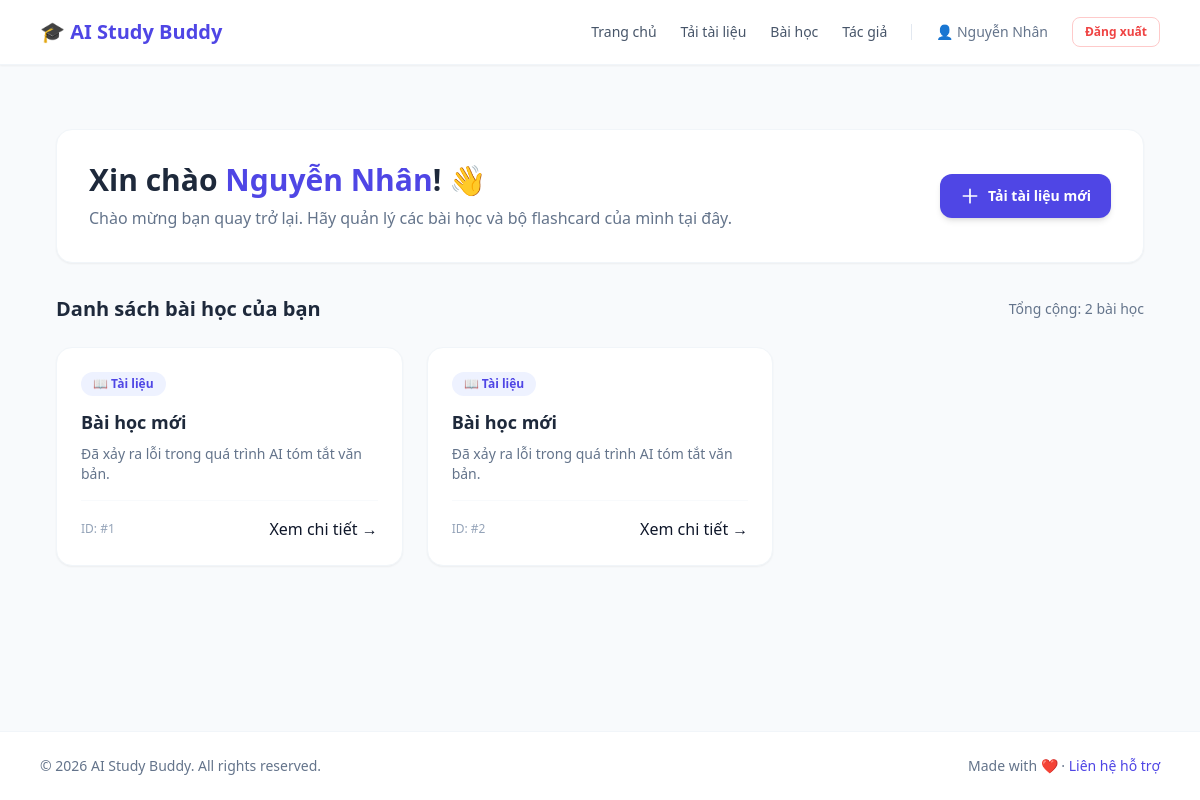
The page /dashboard (signed in) on the database as committed earlier.
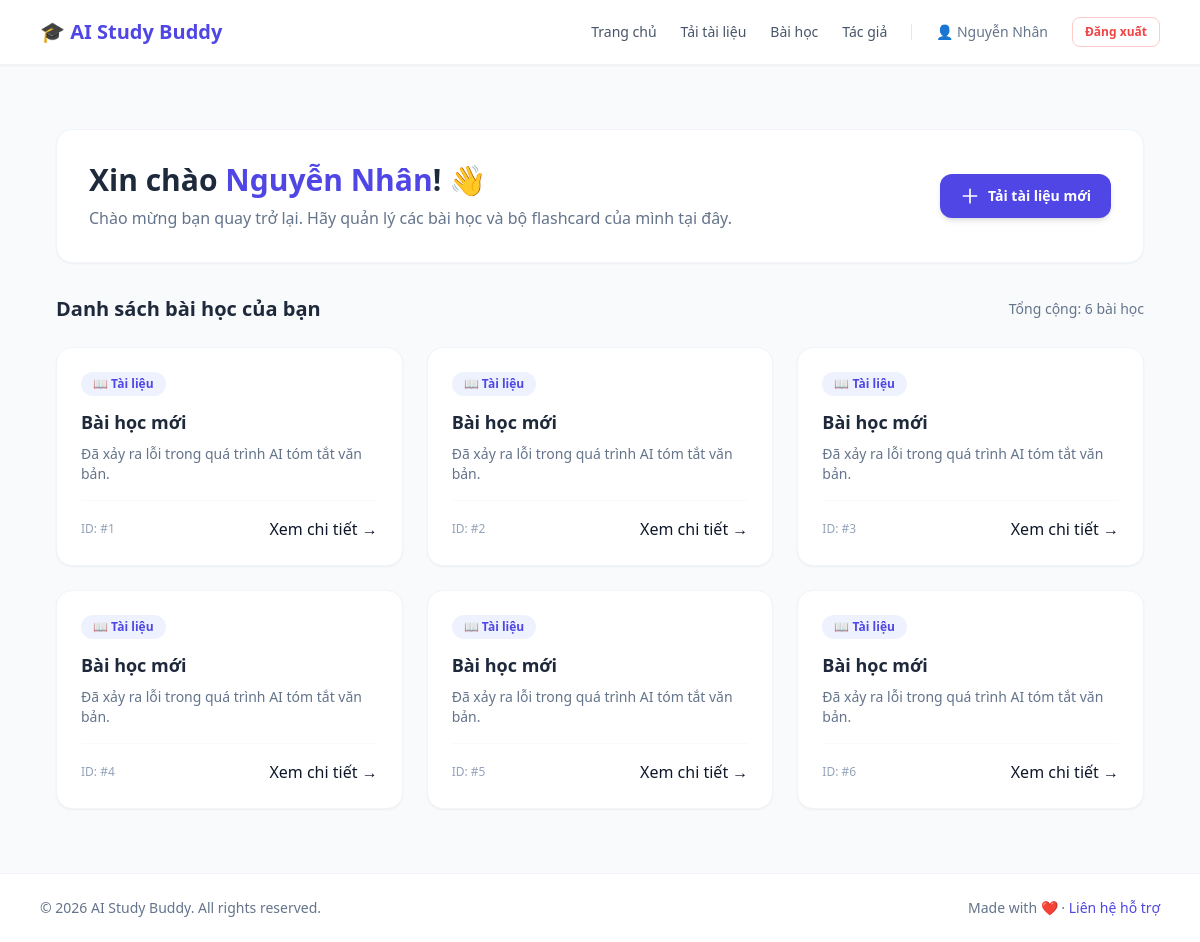
The same page on the database as committed later.
### app.py (models this page shows)
class Document(db.Model):
    id = db.Column(db.Integer, primary_key=True)
    title = db.Column(db.String(200), nullable=False)
    original_text = db.Column(db.Text, nullable=False)
    summary_text = db.Column(db.Text)
    user_id = db.Column(db.Integer, db.ForeignKey('user.id'), nullable=False)
    flashcards = db.relationship('Flashcard', backref='document', lazy=True)

### app.py (the view)
@app.route('/dashboard')
def dashboard():
    if 'user_id' not in session:
        flash("Vui lòng đăng nhập để truy cập trang chủ!", "warning")
        return redirect(url_for('login'))
    user_docs = Document.query.filter_by(user_id=session['user_id']).all()
    return render_template('dashboard.html', documents=user_docs)

### templates/dashboard.html (shortened to what this page needs)
{% extends 'base.html' %}
{% block content %}
<div class="max-w-6xl mx-auto px-4 py-8">
    <div class="bg-white rounded-2xl p-8 shadow-sm border border-slate-100 mb-8 flex items-center justify-between">
        <div>
            <h1 class="text-3xl font-bold text-slate-800">
                Xin chào <span class="text-indigo-600">{{ session.get('username', 'Bạn') }}</span>! 👋
            </h1>
            <p class="text-slate-500 mt-2">
                Chào mừng bạn quay trở lại. Hãy quản lý các bài học và bộ flashcard của mình tại đây.
            </p>
        </div>
        <a href="{{ url_for('upload_doc') }}"
           class="inline-flex items-center px-5 py-3 bg-indigo-600 hover:bg-indigo-700 text-white text-sm font-semibold rounded-xl shadow-md transition duration-200 gap-2">
            <svg class="w-5 h-5" fill="none" stroke="currentColor" viewBox="0 0 24 24">
                <path stroke-linecap="round" stroke-linejoin="round" stroke-width="2" d="M12 4v16m8-8H4"></path>
            </svg>
            Tải tài liệu mới
        </a>
    </div>
    <div class="mb-6 flex items-center justify-between">
        <h2 class="text-xl font-bold text-slate-800">Danh sách bài học của bạn</h2>
        {% if documents %}
            <span class="text-sm font-medium text-slate-500">Tổng cộng: {{ documents|length }} bài học</span>
        {% endif %}
    </div>
    {% if documents %}
        <div class="grid grid-cols-1 md:grid-cols-2 lg:grid-cols-3 gap-6">
            {% for doc in documents %}
                <div class="bg-white rounded-2xl p-6 border border-slate-100 shadow-sm hover:shadow-md transition duration-200 flex flex-col justify-between">
                    <div>
                        <div class="flex items-center gap-2 text-xs font-semibold text-indigo-600 bg-indigo-50 w-fit px-3 py-1 rounded-full mb-3">
                            📖 Tài liệu
                        </div>
                        <h3 class="font-bold text-slate-800 text-lg mb-2 line-clamp-1">{{ doc.title }}</h3>
                        <p class="text-slate-500 text-sm line-clamp-3 mb-4">
                            {{ doc.summary_text or doc.original_text }}
                        </p>
                    </div>
                    <div class="pt-4 border-t border-slate-50 flex items-center justify-between">
                        <span class="text-xs text-slate-400">ID: #{{ doc.id }}</span>
                        <a href="{{ url_for('view_document', doc_id=doc.id) }}" class="text_link">Xem chi tiết &rarr;</a>
                    </div>
                </div>
            {% endfor %}
        </div>
    {% endif %}
</div>
{% endblock %}

### templates/base.html (shortened to what this page needs)
<!DOCTYPE html>
<html lang="vi">
<head>
  <script src="https://cdn.tailwindcss.com"></script>
</head>
<body class="min-h-screen bg-slate-50 text-slate-900 flex flex-col justify-between">
  <header class="bg-white border-b border-slate-100 sticky top-0 z-50 shadow-sm">
    <div class="max-w-6xl mx-auto px-4 h-16 flex items-center justify-between">
      <a href="{{ url_for('dashboard') if session.get('user_id') else url_for('index') }}" class="font-bold text-xl text-indigo-600 flex items-center gap-2">
        🎓 AI Study Buddy
      </a>
      <div class="flex items-center gap-6">
        {% if session.get('user_id') %}
          <a href="{{ url_for('index') }}"
             class="text-slate-600 hover:text-indigo-600 font-medium text-sm transition">
            Trang chủ
          </a>
          <a href="{{ url_for('upload_doc') }}"
             class="text-slate-600 hover:text-indigo-600 font-medium text-sm transition">
            Tải tài liệu
          </a>
          <a href="{{ url_for('dashboard') }}"
             class="text-slate-600 hover:text-indigo-600 font-medium text-sm transition">
            Bài học
          </a>
          <a href="{{ url_for('aboutus') }}"
             class="text-slate-600 hover:text-indigo-600 font-medium text-sm transition">
            Tác giả
          </a>
          <span class="text-sm text-slate-500 font-medium">
            👤 {{ session.get('username') }}
          </span>
          <a href="{{ url_for('logout') }}"
             class="text-xs text-red-500 hover:text-red-700 font-semibold border border-red-200 px-3 py-1.5 rounded-lg hover:bg-red-50 transition">
            Đăng xuất
          </a>
        {% endif %}
      </div>
    </div>
  </header>
  <main class="max-w-6xl mx-auto px-4 py-8 flex-grow w-full">
    {% block content %}{% endblock %}
  </main>
  <footer class="bg-white border-t border-slate-100 mt-auto">
    <div class="max-w-6xl mx-auto px-4 py-6 text-sm text-slate-500 flex flex-col md:flex-row justify-between items-center gap-4">
      <div>© 2026 AI Study Buddy. All rights reserved.</div>
      <div>Made with ❤️ · <a href="#contact" class="hover:underline text-indigo-600">Liên hệ hỗ trợ</a></div>
    </div>
  </footer>
</body>
</html>

Rows that differ between the two databases and show on the page:
added Document: title "Bài học mới", summary_text "Đã xảy ra lỗi trong quá trình AI tóm tắt văn bản.", id "3"
added Document: title "Bài học mới", summary_text "Đã xảy ra lỗi trong quá trình AI tóm tắt văn bản.", id "4"
added Document: title "Bài học mới", summary_text "Đã xảy ra lỗi trong quá trình AI tóm tắt văn bản.", id "5"
added Document: title "Bài học mới", summary_text "Đã xảy ra lỗi trong quá trình AI tóm tắt văn bản.", id "6"
Other text that changed with them:
{{ documents|length }}: "2" → "6"
